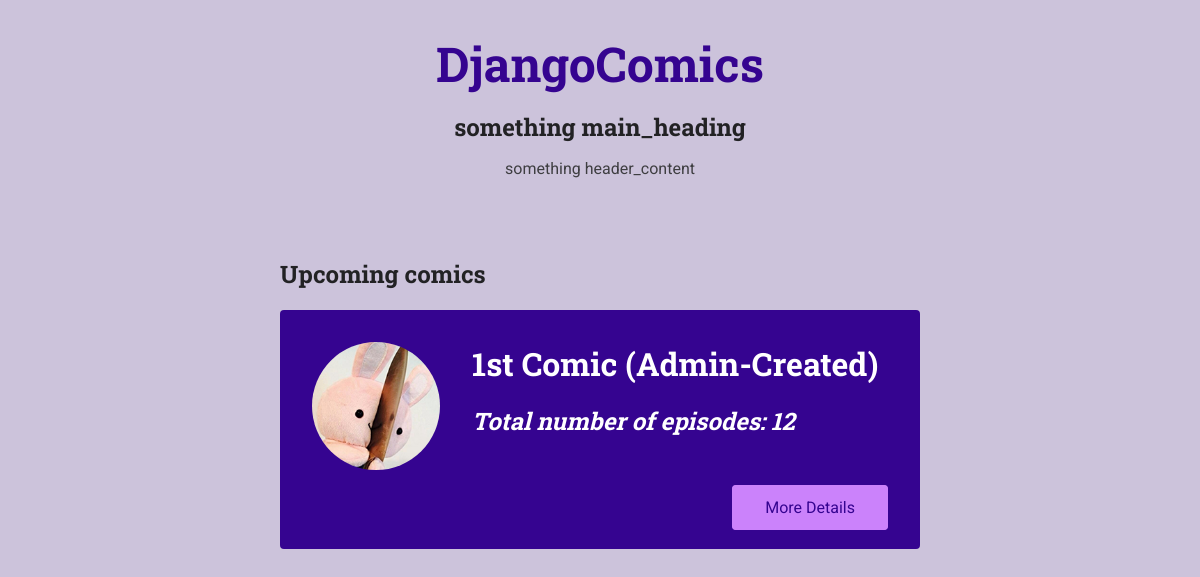
The page /comics/ on the database as committed earlier.
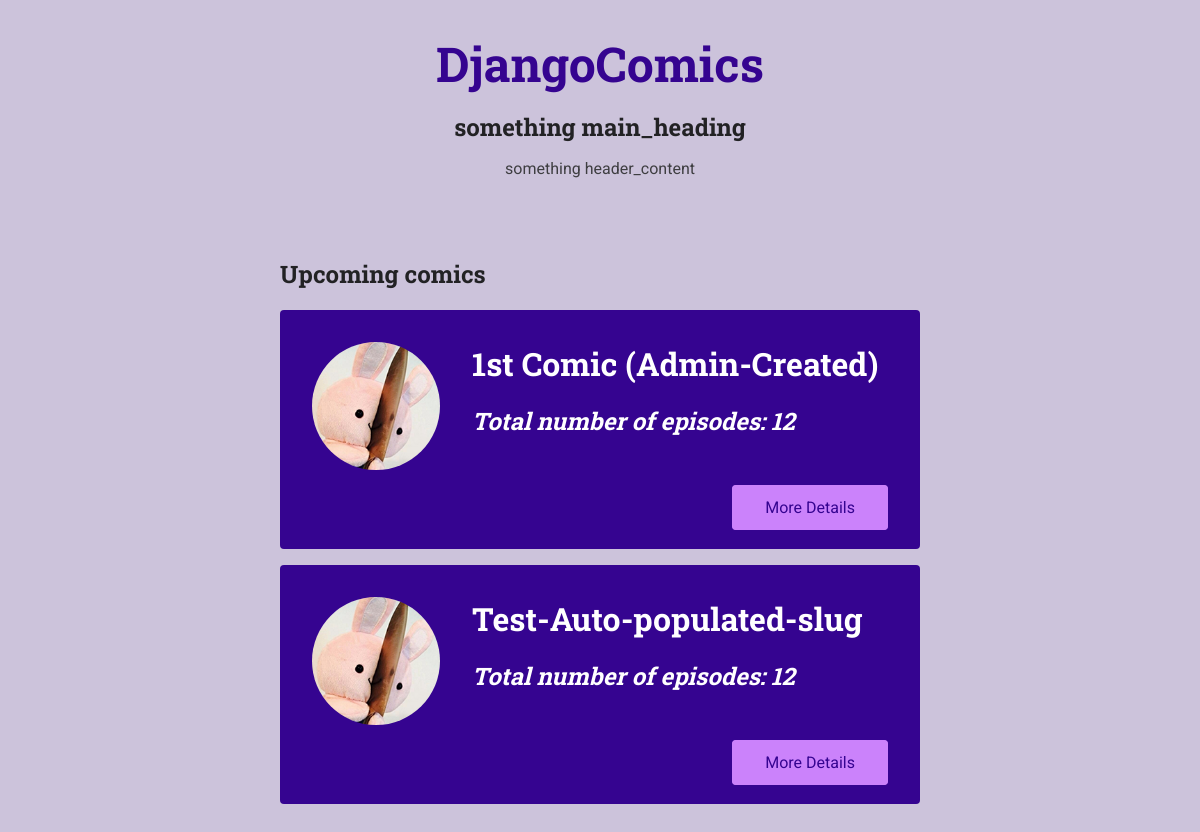
The same page on the database as committed later.
### comicapp/models.py (models this page shows, shortened)
class Comic(models.Model):
    title = models.CharField(max_length=255)
    slug = models.SlugField(unique=True)
    description = models.TextField()
    image = models.ImageField(upload_to='images')

### comicapp/views.py (the view)
# urls.py: path('comics/', views.index, name='all-comics'),
def index(request):
    comics = Comic.objects.all()
    return render(request, 'comicapp/index.html',{'comics':comics})

### comicapp/templates/comicapp/index.html (shortened to what this page needs)
{% extends 'base/base.html' %}
{% load static %}
{% block site_css %}
    <link rel="stylesheet" href="{% static 'comicapp/styles/all-comics.css'%}">
{% endblock %}
{% block main_heading %}
something main_heading
{% endblock %}
{% block header_content %}
something header_content
{% endblock %}
{% block body %}
        <section>
            <h2>Upcoming comics</h2>
            <ol>
                {% for comics_item in comics %}
                    {% include 'includes/comics_item.html' with title=comics_item.title image=comics_item.image.url episodes='12' slug=comics_item.slug %}
                {% endfor %}
            </ol>
        </section>
{% endblock %}

### comicapp/templates/includes/comics_item.html
<li class="comics-item">
    <article>
        <div class="comics-summary">
            <div class="comics-image">
                <img src="{{ image }}" alt="{{ title }}">
            </div>
            <div class="comics-details">
                <h3>{{ title }}</h3>
                <h2> Total number of episodes: {{ episodes }}</h2>
            </div>
        </div>
        <div class="comics-actions">
            <a href="{% url 'comics-details' slug %}" class="btn">More Details</a>
        </div>
    </article>
</li>

Rows that differ between the two databases and show on the page:
added Comic: title "Test-Auto-populated-slug", episodes "12"
